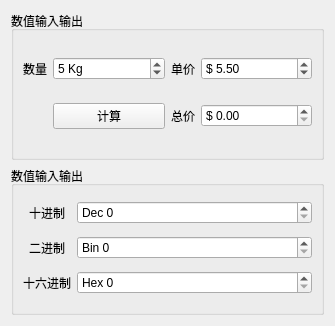
<?xml version="1.0" encoding="UTF-8"?>
<ui version="4.0">
 <class>Widget</class>
 <widget class="QWidget" name="Widget">
  <property name="geometry">
   <rect>
    <x>0</x>
    <y>0</y>
    <width>335</width>
    <height>326</height>
   </rect>
  </property>
  <property name="windowTitle">
   <string>Widget</string>
  </property>
  <layout class="QVBoxLayout" name="verticalLayout">
   <item>
    <widget class="QGroupBox" name="groupBox">
     <property name="title">
      <string>数值输入输出</string>
     </property>
     <layout class="QGridLayout" name="gridLayout">
      <item row="0" column="0">
       <widget class="QLabel" name="label">
        <property name="text">
         <string>数量</string>
        </property>
        <property name="alignment">
         <set>Qt::AlignCenter</set>
        </property>
       </widget>
      </item>
      <item row="0" column="1">
       <widget class="QSpinBox" name="spinBoxNum">
        <property name="sizePolicy">
         <sizepolicy hsizetype="Expanding" vsizetype="Fixed">
          <horstretch>0</horstretch>
          <verstretch>0</verstretch>
         </sizepolicy>
        </property>
        <property name="suffix">
         <string> Kg</string>
        </property>
        <property name="value">
         <number>5</number>
        </property>
       </widget>
      </item>
      <item row="0" column="2">
       <widget class="QLabel" name="label_3">
        <property name="text">
         <string>单价</string>
        </property>
        <property name="alignment">
         <set>Qt::AlignCenter</set>
        </property>
       </widget>
      </item>
      <item row="0" column="3">
       <widget class="QDoubleSpinBox" name="dSpinBoxPrice">
        <property name="sizePolicy">
         <sizepolicy hsizetype="Expanding" vsizetype="Fixed">
          <horstretch>0</horstretch>
          <verstretch>0</verstretch>
         </sizepolicy>
        </property>
        <property name="prefix">
         <string>$ </string>
        </property>
        <property name="value">
         <double>5.500000000000000</double>
        </property>
       </widget>
      </item>
      <item row="1" column="1">
       <widget class="QPushButton" name="btnCal">
        <property name="text">
         <string>计算</string>
        </property>
       </widget>
      </item>
      <item row="1" column="2">
       <widget class="QLabel" name="label_4">
        <property name="text">
         <string>总价</string>
        </property>
        <property name="alignment">
         <set>Qt::AlignCenter</set>
        </property>
       </widget>
      </item>
      <item row="1" column="3">
       <widget class="QDoubleSpinBox" name="dSpinBoxTotal">
        <property name="sizePolicy">
         <sizepolicy hsizetype="Expanding" vsizetype="Fixed">
          <horstretch>0</horstretch>
          <verstretch>0</verstretch>
         </sizepolicy>
        </property>
        <property name="prefix">
         <string>$ </string>
        </property>
        <property name="maximum">
         <double>99999.990000000005239</double>
        </property>
       </widget>
      </item>
     </layout>
    </widget>
   </item>
   <item>
    <widget class="QGroupBox" name="groupBox_2">
     <property name="title">
      <string>数值输入输出</string>
     </property>
     <layout class="QGridLayout" name="gridLayout_2">
      <item row="0" column="0">
       <widget class="QLabel" name="label_5">
        <property name="text">
         <string>十进制</string>
        </property>
        <property name="alignment">
         <set>Qt::AlignCenter</set>
        </property>
       </widget>
      </item>
      <item row="0" column="1">
       <widget class="QSpinBox" name="spinBoxDec">
        <property name="sizePolicy">
         <sizepolicy hsizetype="Expanding" vsizetype="Fixed">
          <horstretch>0</horstretch>
          <verstretch>0</verstretch>
         </sizepolicy>
        </property>
        <property name="suffix">
         <string/>
        </property>
        <property name="prefix">
         <string>Dec </string>
        </property>
       </widget>
      </item>
      <item row="1" column="0">
       <widget class="QLabel" name="label_6">
        <property name="text">
         <string>二进制</string>
        </property>
        <property name="alignment">
         <set>Qt::AlignCenter</set>
        </property>
       </widget>
      </item>
      <item row="1" column="1">
       <widget class="QSpinBox" name="spinBoxBin">
        <property name="sizePolicy">
         <sizepolicy hsizetype="Expanding" vsizetype="Fixed">
          <horstretch>0</horstretch>
          <verstretch>0</verstretch>
         </sizepolicy>
        </property>
        <property name="prefix">
         <string>Bin </string>
        </property>
        <property name="displayIntegerBase">
         <number>2</number>
        </property>
       </widget>
      </item>
      <item row="2" column="0">
       <widget class="QLabel" name="label_7">
        <property name="text">
         <string>十六进制</string>
        </property>
        <property name="alignment">
         <set>Qt::AlignCenter</set>
        </property>
       </widget>
      </item>
      <item row="2" column="1">
       <widget class="QSpinBox" name="spinBoxHex">
        <property name="sizePolicy">
         <sizepolicy hsizetype="Expanding" vsizetype="Fixed">
          <horstretch>0</horstretch>
          <verstretch>0</verstretch>
         </sizepolicy>
        </property>
        <property name="prefix">
         <string>Hex </string>
        </property>
        <property name="displayIntegerBase">
         <number>16</number>
        </property>
       </widget>
      </item>
     </layout>
    </widget>
   </item>
  </layout>
 </widget>
 <resources/>
 <connections/>
</ui>
